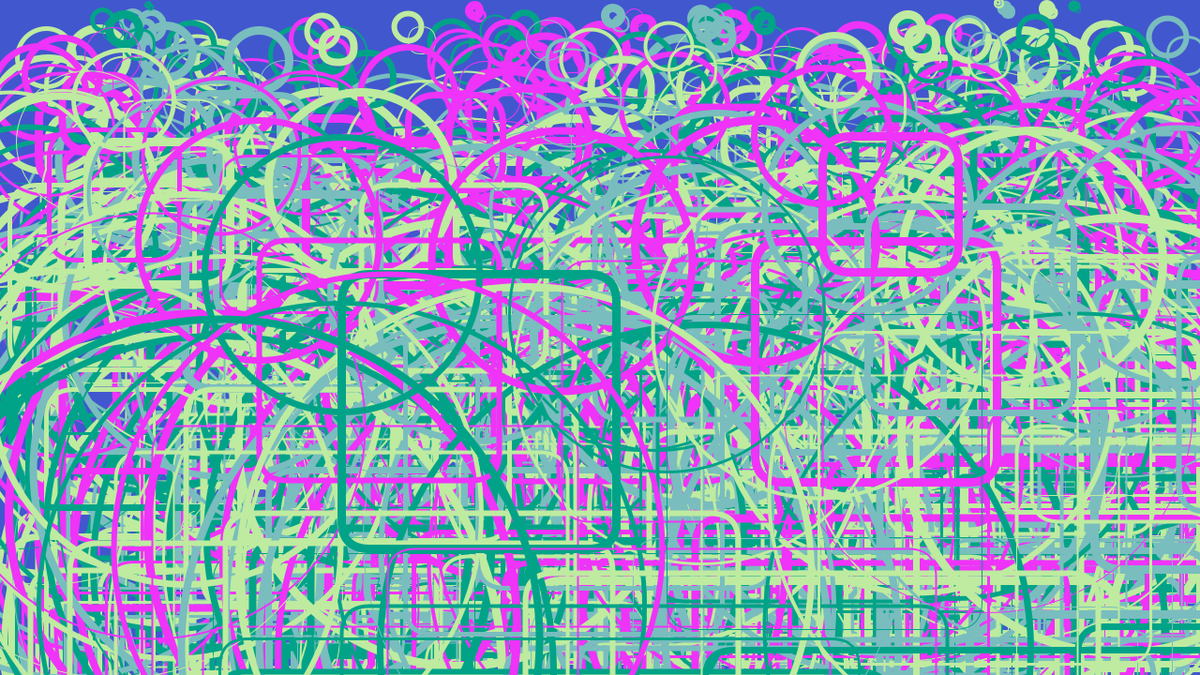
Frame 1 (no input)
Frame 2 (the mouse pressed at the canvas centre, redrawn once): identical to frame 1, image omitted

The Processing sketch that drew this single still picture (run headless with seeded random() and noise(); the mouse was pressed at the canvas centre and the sketch redrawn once):

// Processing sketch: processing_138452
// ── processing_138452.pde

//My title of this artistics call 'The Distraction on the bottom'
//My intention/artistics
//1. To draw the randomness or different colors
//2. The size of the objects depends of the location of the objects
//the biggest at the bottom.

//Global Variables
float x= 0;
float y = 0;
float counter = 0;
//Color pallete 5 different colours
color[] palette =
{
  #4157CE, #EF33F8, #BEEB9F, #79BDBF, #00A388
};

//create setup code block
void setup() {
  size(1280, 720);
  background(palette[0]);
  noLoop();
}

//create draw code block
void draw() {
  //Setup while loops
  while (counter < 500) {
    //set for stroke color
    float r = random(1, 5);
    //set stroke thikness randomly
    strokeWeight(int(random(1, 10)));
    //set random palette color
    stroke(palette[int(r)]);
    noFill();
    x=random(width);
    y=random(height);

    //draw ellipse
    ellipse(x, y, y, y);
    strokeWeight(int(random(1, 10)));
    //rect(x, y, y, y);
    rect( x, y, y, y, 30 );
    // incresing counter with 1
    counter++;
  }
}
